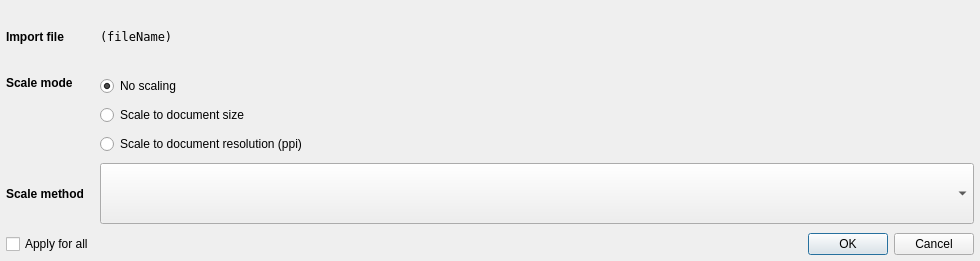
<?xml version="1.0" encoding="UTF-8"?>
<ui version="4.0">
 <class>Dialog</class>
 <widget class="QDialog" name="Dialog">
  <property name="geometry">
   <rect>
    <x>0</x>
    <y>0</y>
    <width>980</width>
    <height>261</height>
   </rect>
  </property>
  <property name="minimumSize">
   <size>
    <width>645</width>
    <height>245</height>
   </size>
  </property>
  <property name="maximumSize">
   <size>
    <width>16777215</width>
    <height>16777215</height>
   </size>
  </property>
  <property name="windowTitle">
   <string>Dialog</string>
  </property>
  <layout class="QGridLayout" name="gridLayout">
   <property name="leftMargin">
    <number>6</number>
   </property>
   <property name="topMargin">
    <number>6</number>
   </property>
   <property name="rightMargin">
    <number>6</number>
   </property>
   <property name="bottomMargin">
    <number>6</number>
   </property>
   <property name="verticalSpacing">
    <number>9</number>
   </property>
   <item row="1" column="0">
    <widget class="QLabel" name="label_2">
     <property name="font">
      <font>
       <weight>75</weight>
       <bold>true</bold>
      </font>
     </property>
     <property name="text">
      <string>Scale mode</string>
     </property>
     <property name="alignment">
      <set>Qt::AlignLeading|Qt::AlignLeft|Qt::AlignTop</set>
     </property>
    </widget>
   </item>
   <item row="0" column="1">
    <widget class="WLabelElide" name="lblFileName">
     <property name="font">
      <font>
       <family>DejaVu Sans Mono, Consolas, Courier New</family>
      </font>
     </property>
     <property name="text">
      <string>(fileName)</string>
     </property>
    </widget>
   </item>
   <item row="1" column="1">
    <widget class="QWidget" name="widget" native="true">
     <property name="sizePolicy">
      <sizepolicy hsizetype="MinimumExpanding" vsizetype="Minimum">
       <horstretch>0</horstretch>
       <verstretch>0</verstretch>
      </sizepolicy>
     </property>
     <layout class="QVBoxLayout" name="verticalLayout_2">
      <property name="spacing">
       <number>9</number>
      </property>
      <property name="leftMargin">
       <number>0</number>
      </property>
      <property name="topMargin">
       <number>0</number>
      </property>
      <property name="rightMargin">
       <number>0</number>
      </property>
      <property name="bottomMargin">
       <number>0</number>
      </property>
      <item>
       <widget class="QRadioButton" name="rbImportScaleNone">
        <property name="sizePolicy">
         <sizepolicy hsizetype="MinimumExpanding" vsizetype="Minimum">
          <horstretch>0</horstretch>
          <verstretch>0</verstretch>
         </sizepolicy>
        </property>
        <property name="toolTip">
         <string>Use original document size</string>
        </property>
        <property name="statusTip">
         <string/>
        </property>
        <property name="text">
         <string>No scaling</string>
        </property>
        <property name="checked">
         <bool>true</bool>
        </property>
        <attribute name="buttonGroup">
         <string notr="true">btgrpDocSize</string>
        </attribute>
       </widget>
      </item>
      <item>
       <widget class="QRadioButton" name="rbImportScaleDocSize">
        <property name="sizePolicy">
         <sizepolicy hsizetype="Minimum" vsizetype="Minimum">
          <horstretch>2</horstretch>
          <verstretch>0</verstretch>
         </sizepolicy>
        </property>
        <property name="toolTip">
         <string>Adapt image size to current document size</string>
        </property>
        <property name="statusTip">
         <string/>
        </property>
        <property name="text">
         <string>Scale to document size</string>
        </property>
        <attribute name="buttonGroup">
         <string notr="true">btgrpDocSize</string>
        </attribute>
       </widget>
      </item>
      <item>
       <widget class="QRadioButton" name="rbImportScaleDocResolution">
        <property name="sizePolicy">
         <sizepolicy hsizetype="Minimum" vsizetype="Minimum">
          <horstretch>5</horstretch>
          <verstretch>0</verstretch>
         </sizepolicy>
        </property>
        <property name="toolTip">
         <string>Adapt image size taking in account current document resolution</string>
        </property>
        <property name="statusTip">
         <string/>
        </property>
        <property name="text">
         <string>Scale to document resolution (ppi)</string>
        </property>
        <attribute name="buttonGroup">
         <string notr="true">btgrpDocSize</string>
        </attribute>
       </widget>
      </item>
     </layout>
    </widget>
   </item>
   <item row="6" column="1">
    <widget class="QDialogButtonBox" name="dbbxOkCancel">
     <property name="orientation">
      <enum>Qt::Horizontal</enum>
     </property>
     <property name="standardButtons">
      <set>QDialogButtonBox::Cancel|QDialogButtonBox::Ok</set>
     </property>
    </widget>
   </item>
   <item row="6" column="0">
    <widget class="QCheckBox" name="cbApplyForAll">
     <property name="sizePolicy">
      <sizepolicy hsizetype="Minimum" vsizetype="Minimum">
       <horstretch>0</horstretch>
       <verstretch>0</verstretch>
      </sizepolicy>
     </property>
     <property name="toolTip">
      <string>&lt;html&gt;&lt;head/&gt;&lt;body&gt;&lt;p&gt;When a viewbox is defined, this option allows to ignore it.&lt;/p&gt;&lt;p&gt;In this case, dimension is applied to file content bounds instead of view box to get all shapes fit in document bounds.&lt;br/&gt;&lt;/p&gt;&lt;p&gt;&lt;span style=&quot; font-style:italic;&quot;&gt;Option is disabled if there's no viewbox&lt;/span&gt;&lt;/p&gt;&lt;/body&gt;&lt;/html&gt;</string>
     </property>
     <property name="text">
      <string>Apply for all</string>
     </property>
    </widget>
   </item>
   <item row="0" column="0">
    <widget class="QLabel" name="label">
     <property name="font">
      <font>
       <weight>75</weight>
       <bold>true</bold>
      </font>
     </property>
     <property name="text">
      <string>Import file</string>
     </property>
    </widget>
   </item>
   <item row="2" column="1">
    <widget class="QComboBox" name="cbScalingMethod">
     <property name="sizePolicy">
      <sizepolicy hsizetype="Preferred" vsizetype="Minimum">
       <horstretch>3</horstretch>
       <verstretch>0</verstretch>
      </sizepolicy>
     </property>
     <property name="toolTip">
      <string>Scaling algorithm to use</string>
     </property>
    </widget>
   </item>
   <item row="2" column="0">
    <widget class="QLabel" name="label_3">
     <property name="font">
      <font>
       <weight>75</weight>
       <bold>true</bold>
      </font>
     </property>
     <property name="text">
      <string>Scale method</string>
     </property>
    </widget>
   </item>
  </layout>
 </widget>
 <customwidgets>
  <customwidget>
   <class>WLabelElide</class>
   <extends>QLabel</extends>
   <header>bulicommander.pktk.widgets.wlabelelide</header>
  </customwidget>
 </customwidgets>
 <resources/>
 <connections>
  <connection>
   <sender>dbbxOkCancel</sender>
   <signal>accepted()</signal>
   <receiver>Dialog</receiver>
   <slot>accept()</slot>
   <hints>
    <hint type="sourcelabel">
     <x>233</x>
     <y>293</y>
    </hint>
    <hint type="destinationlabel">
     <x>157</x>
     <y>222</y>
    </hint>
   </hints>
  </connection>
  <connection>
   <sender>dbbxOkCancel</sender>
   <signal>rejected()</signal>
   <receiver>Dialog</receiver>
   <slot>reject()</slot>
   <hints>
    <hint type="sourcelabel">
     <x>301</x>
     <y>293</y>
    </hint>
    <hint type="destinationlabel">
     <x>286</x>
     <y>222</y>
    </hint>
   </hints>
  </connection>
 </connections>
 <buttongroups>
  <buttongroup name="btgrpDocSize"/>
 </buttongroups>
</ui>
